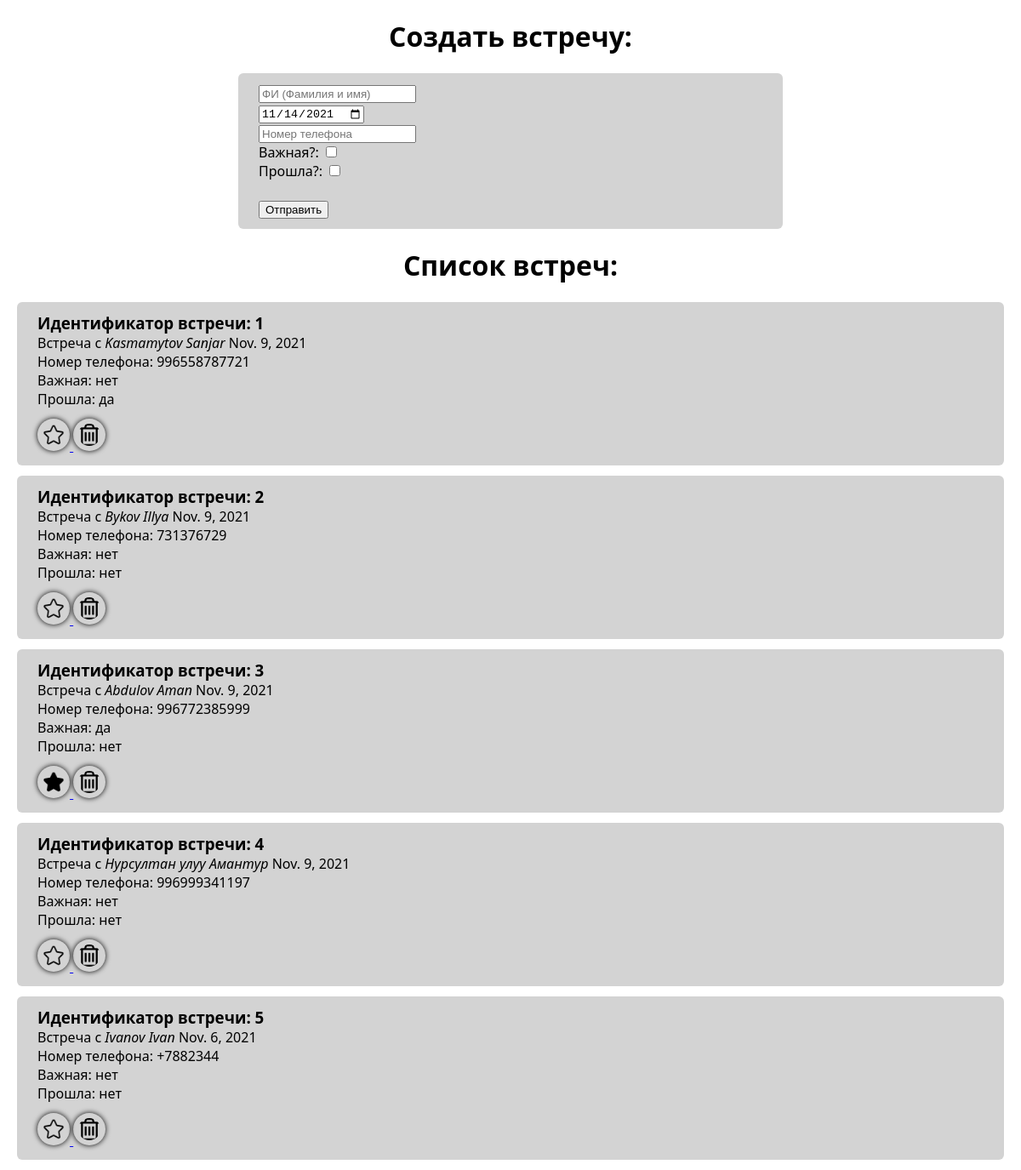
The app's page /meetings/, older data.
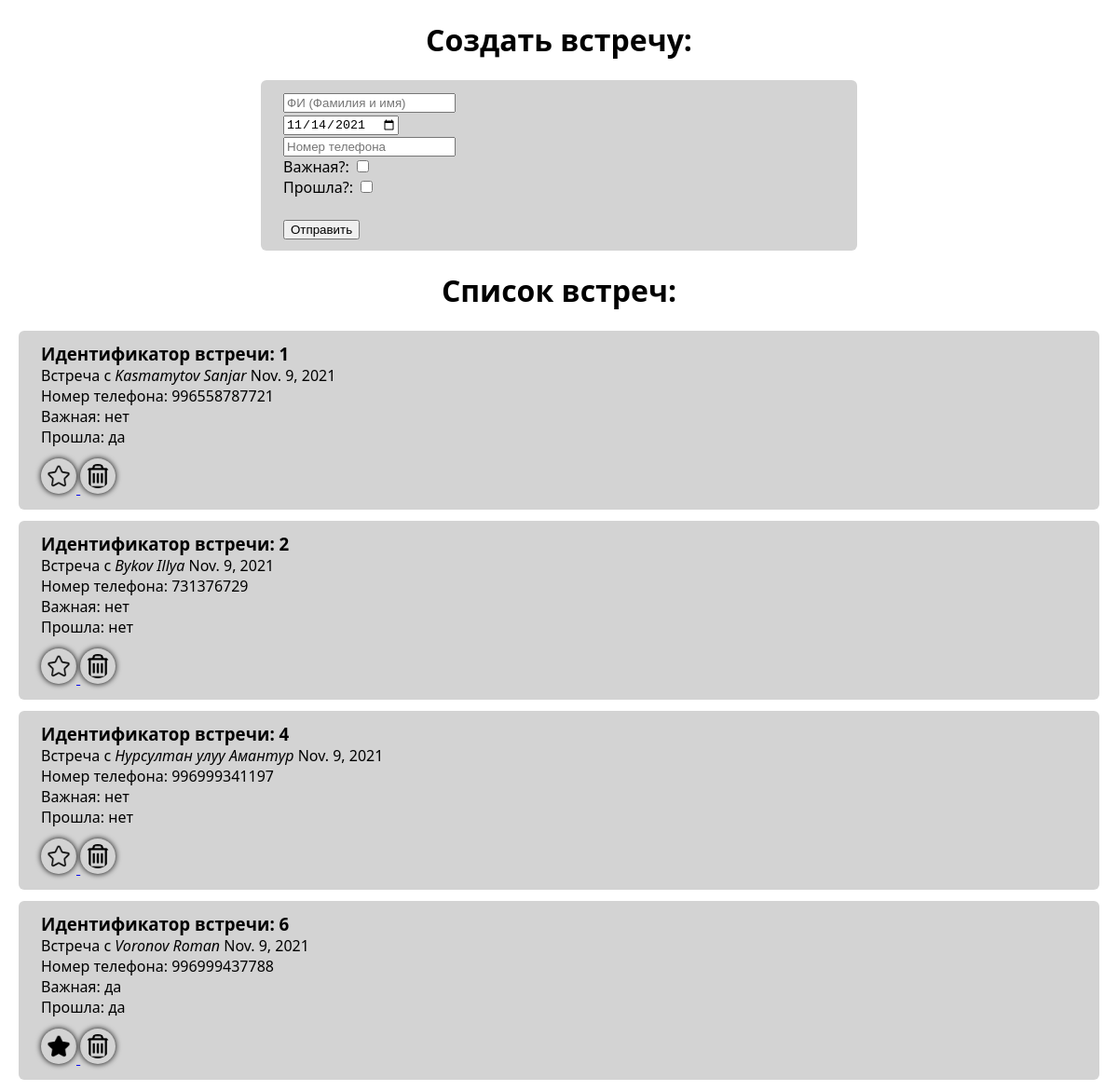
The same page, newer data.
### main/models.py (models this page shows)
class ToMeet(models.Model):
    persone = models.CharField(max_length=32)
    phone_number = models.CharField(max_length=12)
    date_meeting = models.DateField()
    is_done = models.BooleanField(default=False)
    is_favorite = models.BooleanField(default=False)

### main/views.py (the view)
# urls.py: path('meetings/', meetings, name="meetings"),
def meetings(req):
    tomeet_list = ToMeet.objects.all()
    return render(req, "meetings.html", { "tomeet_list": tomeet_list })

### main/templates/meetings.html (shortened to what this page needs)
{% load static %}
<!DOCTYPE html>
<html lang="en">
<head>
    <link rel="stylesheet" href="{% static 'generic.css' %}"">
</head>
<body>
    <h1>Создать встречу:</h1>
    <div class="prompt">
        <form action="{% url 'add-meeting' %}" method="post">
            <input type="text" name="meeting-persone" placeholder="ФИ (Фамилия и имя)"><br>
            <input type="date" name="meeting-date" placeholder="Дата"><br>
            <input type="text" name="meeting-phonenumber" placeholder="Номер телефона"><br>
            Важная?: <input type="checkbox" name="meeting-favorite"><br>
            Прошла?: <input type="checkbox" name="meeting-done"><br>
            <br>
            <button>Отправить</button>
        </form>
    </div>
    <h1>Список встреч:</h1>
    {% for meeting in tomeet_list %}
        <div>
            <h3>Идентификатор встречи: {{ meeting.id }}</h3>
            <p>Встреча с <i>{{ meeting.persone }}</i> {{ meeting.date_meeting }}</p>
            <p>Номер телефона: {{ meeting.phone_number }}</p>
            <p>Важная: {% if meeting.is_favorite %}да{% else %}нет{% endif %}</p>
            <p>Прошла: {% if meeting.is_done %}да{% else %}нет{% endif %}</p>
            <a href="{% url 'mark-meeting' meeting.id %}">
                {% if meeting.is_favorite %}
                    <img src="{% static 'assets/starred.png' %}" alt="Unfavorite">
                {% else %}
                    <img src="{% static 'assets/unstarred.png' %}" alt="Favorite">
                {% endif %}
            </a>
            <a href="{% url 'delete-meeting' meeting.id %}"><img src="{% static 'assets/bin.png' %}" alt="Delete"></a>
        </div>
    {% endfor %}
</body>
</html>

### main/static/generic.css (style rules this page uses)
body { font-family: 'Segoe UI', Tahoma, Geneva, Verdana, sans-serif; }
h1 { text-align: center; }
div { padding: 12px 24px; background-color: lightgray; border-radius: 6px; margin: 12px; }
div h3, div p { margin: 0; }
div img { width: 26px; height: 26px; padding: 6px; margin-top: 12px; cursor: pointer; border-radius: 50%; filter: brightness(-100%); box-shadow: 0 0 6px black; }
.prompt { width: 50%; display: flex; margin: 0 auto; }

Row changes from the older to the newer data that the page shows:
removed ToMeet: id "3", persone "Abdulov Aman", date_meeting "Nov. 9, 2021", phone_number "996772385999", is_favorite "да", is_done "нет"
removed ToMeet: id "5", persone "Ivanov Ivan", date_meeting "Nov. 6, 2021", phone_number "+7882344", is_favorite "нет", is_done "нет"
added ToMeet: id "6", persone "Voronov Roman", date_meeting "Nov. 9, 2021", phone_number "996999437788", is_favorite "да", is_done "да"
